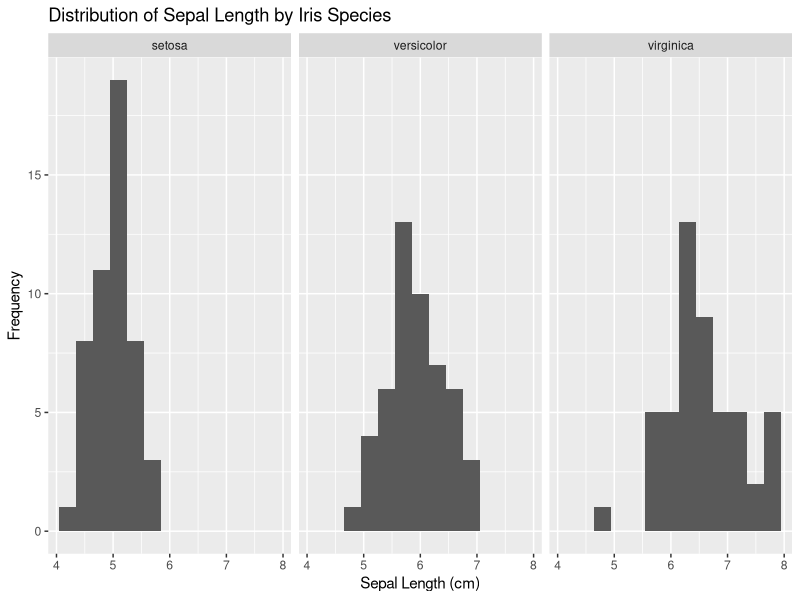
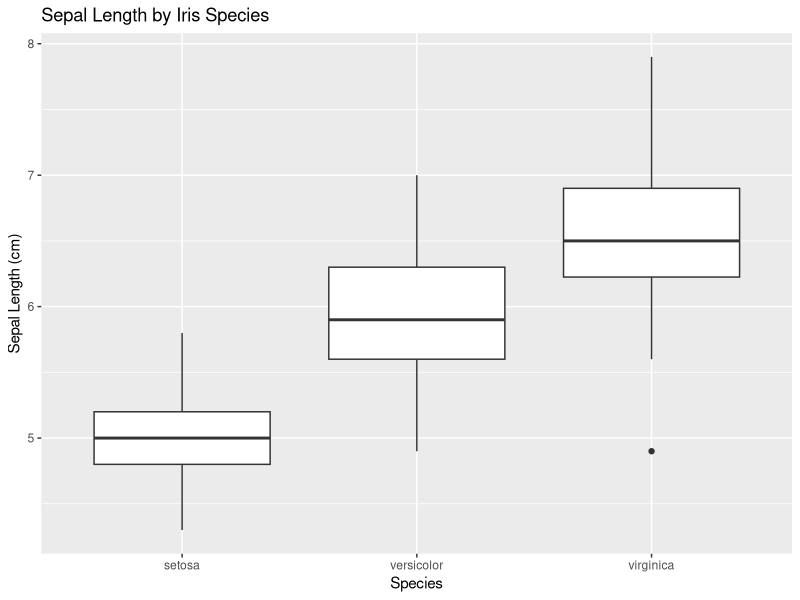
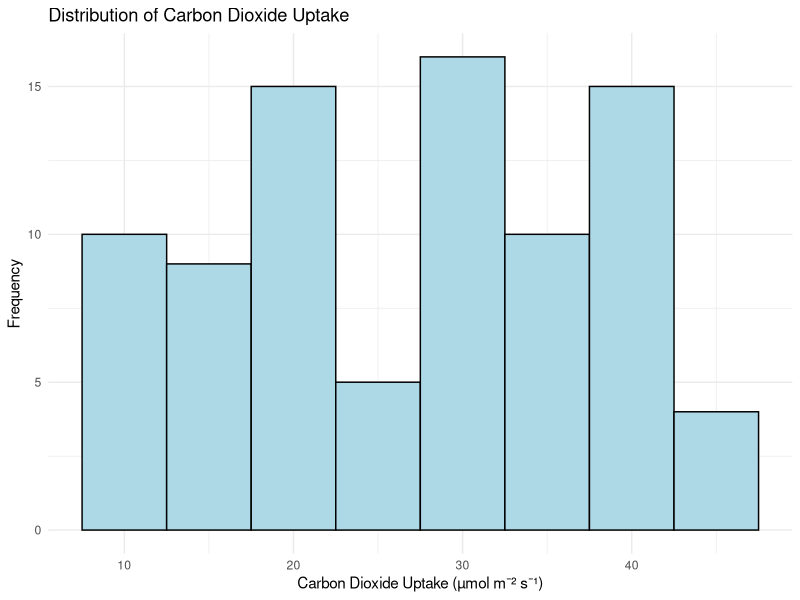
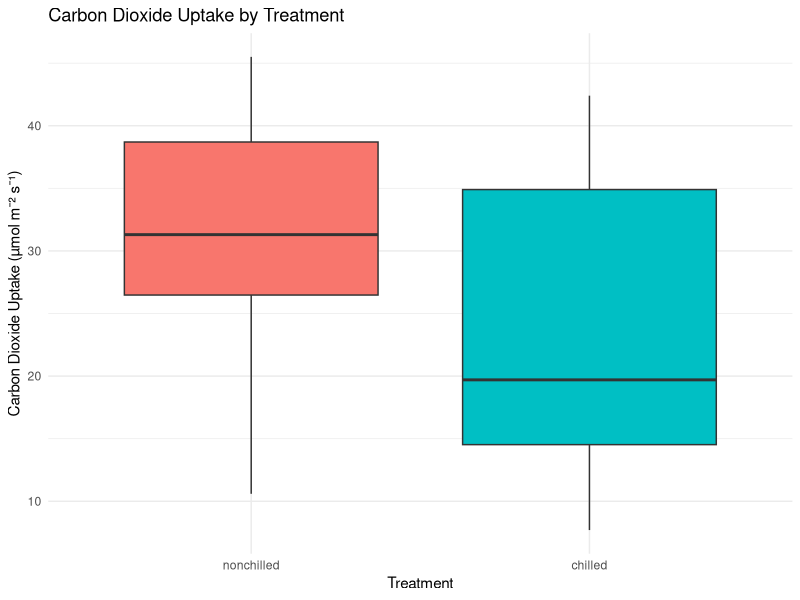

Write R code to recreate these figures, in order.
## ---- chunk 1
data("iris")
head(iris)
str(iris)
names(iris)
## ---- chunk 2
library(dplyr)

iris %>% group_by(Species) %>% summarise( Mean = mean(Sepal.Length),
Median = median(Sepal.Length) )
## ---- chunk 3
mode_function <- function(x) { frequencies <- table(x)
names(frequencies)[which.max(frequencies)] }
## ---- chunk 4
iris %>% group_by(Species) %>% summarise(Mode =
mode_function(Sepal.Length))
## ---- chunk 5
iris %>%
  group_by(Species) %>%
  summarise(
    Minimum = min(Sepal.Length),
    Maximum = max(Sepal.Length),
    Range = max(Sepal.Length) - min(Sepal.Length),
    Variance = var(Sepal.Length),
    SD = sd(Sepal.Length),
    Q1 = quantile(Sepal.Length, 0.25),
    Q3 = quantile(Sepal.Length, 0.75),
    IQR = IQR(Sepal.Length)
  )
## ---- chunk 6
species_freq <- table(iris$Species)
species_freq
## ---- chunk 7
prop.table(species_freq)
prop.table(species_freq) * 100
## ---- chunk 8
iris %>%
  count(Species, name = "Frequency") %>%
  mutate(Percentage = round(Frequency / sum(Frequency) * 100, 2))
## ---- chunk 9
library(e1071)

### 5.5.1 Calculate skewness and kurtosis
iris %>%
  group_by(Species) %>%
  summarise(
    Skewness = skewness(Sepal.Length),
    Kurtosis = kurtosis(Sepal.Length)
  )
## ---- chunk 10
library(ggplot2)
ggplot(iris, aes(x = Sepal.Length)) +
  geom_histogram(binwidth = 0.3) +
  facet_wrap(~ Species) +
  labs(
    title = "Distribution of Sepal Length by Iris Species",
    x = "Sepal Length (cm)",
    y = "Frequency"
  )
## ---- chunk 11
ggplot(iris, aes(x = Species, y = Sepal.Length)) +
  geom_boxplot() +
  labs(
    title = "Sepal Length by Iris Species",
    x = "Species",
    y = "Sepal Length (cm)"
  )
## ---- chunk 12
library(dplyr)
library(ggplot2)
library(e1071)
## ---- chunk 13
?CO2
data(CO2)
data("CO2", package = "datasets")
head(CO2)
dim(CO2)
## ---- chunk 14
CO2 %>%
  summarise(
    Mean = mean(uptake),
    Median = median(uptake)
  )

CO2 %>%
  group_by(Treatment) %>%
  summarise(
    Mean = mean(uptake),
    Median = median(uptake)
  )
## ---- chunk 15
CO2 %>%
  group_by(Treatment) %>%
  summarise(
    Minimum = min(uptake),
    Maximum = max(uptake),
    Range = max(uptake) - min(uptake),
    Variance = var(uptake),
    SD = sd(uptake),
    IQR = IQR(uptake)
  )
## ---- chunk 16
CO2 %>%
  count(Treatment, name = "Frequency") %>%
  mutate(Percentage = round(Frequency / sum(Frequency) * 100, 2))
## ---- chunk 17
CO2 %>%
  summarise(
    Skewness = skewness(uptake),
    Kurtosis = kurtosis(uptake)
  )
## ---- chunk 18
ggplot(CO2, aes(x = uptake)) +
  geom_histogram(binwidth = 5, color = "black", fill = "lightblue") +
  labs(
    title = "Distribution of Carbon Dioxide Uptake",
    x = "Carbon Dioxide Uptake (µmol m⁻² s⁻¹)",
    y = "Frequency"
  ) +
  theme_minimal()
## ---- chunk 19
ggplot(CO2, aes(x = Treatment, y = uptake, fill = Treatment)) +
  geom_boxplot() +
  labs(
    title = "Carbon Dioxide Uptake by Treatment",
    x = "Treatment",
    y = "Carbon Dioxide Uptake (µmol m⁻² s⁻¹)"
  ) +
  theme_minimal() +
  guides(fill = "none")
